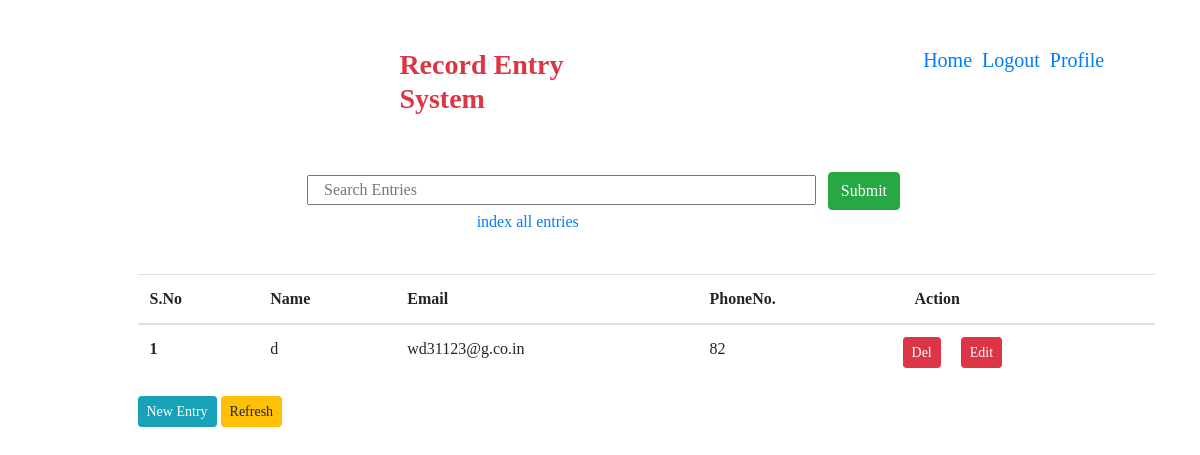
Before: / (signed in) with the older database file.
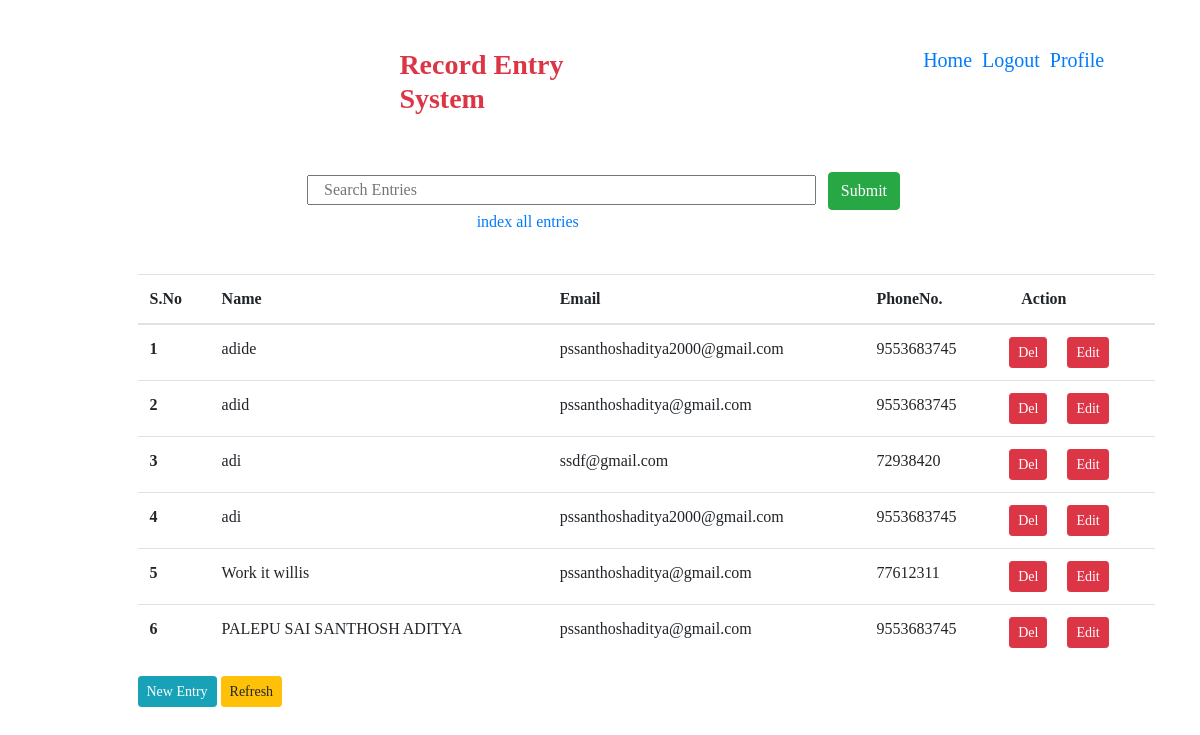
After: the same page with the newer database file.
### record/models.py (models this page shows)
class Entry(models.Model):
    user = models.ForeignKey(User, on_delete=models.CASCADE)
    name = models.CharField(max_length=200)
    phone_number = models.PositiveIntegerField(validators=[MaxValueValidator(9999999999)])
    email = models.EmailField(max_length=200)
    class Meta:
        indexes = [
            models.Index(fields=['name']),
            models.Index(fields=['email']),
            models.Index(fields=['phone_number']),
        ]

### record/views.py (the view)
# urls.py: path('', views.index, name='index'),
def index(request):
    if request.user.is_authenticated:
        db = Entry.objects.filter(user=request.user).order_by('-name')
        Entryname = {
            "Entry": db
        }
        return render(request, template_name='record/index.html', context=Entryname)
    else:
        return render(request, template_name='record/homepage.html')

### templates/record/index.html (shortened to what this page needs)
{% load static %}
{% load crispy_forms_tags %}
<!DOCTYPE html>
<html lang="en">
<head>
    <link rel="stylesheet" href="https://maxcdn.bootstrapcdn.com/bootstrap/4.0.0/css/bootstrap.min.css">
</head>
<body>
<br>
<br>
    <div class="container" id="content">
        <div class="offset-sm-1">
            <div class="row">
                <div class="offset-sm-3 col-sm-3">
                    <a href='/' style="text-decoration: none"><h3 class="text-danger" id="heading"><Strong>Record Entry System</Strong></h3></a>
                </div>
                <div class="offset-sm-3 col-sm-3">
                    {% if user.is_authenticated %}
                        <h5><a href='/' id="heading">Home</a>&nbsp;&nbsp;<a href='/logout/' id="heading">Logout</a>&nbsp;&nbsp;<a href='/profile/' id="heading">Profile</a></h5>
                    {% else %}
                        <h5><a href='/' id="heading">Home</a>&nbsp;&nbsp;<a href='/login/' id="heading">Login</a>&nbsp;&nbsp;<a href='/register/' id="heading">Signup</a></h5>
                    {% endif %}
                </div>
            </div>
            <div class="row">
                <div class="col-sm-12">
                </div>
            </div>
            <br>
       <br>
        {% block content %}
        <div class="row">
            <form action={% url 'searchresult'%} method="post" class="col-12 col-sm-12">
                <div class="form-group">
                    <input class="offset-sm-2 col-sm-6" type="text" name="searchkey" value="" placeholder="Search Entries" id="searchkey">
                    <button class="ml-2 btn btn-success" type="submit">Submit</button>
                    <br>
                    <p class="offset-sm-4"><a href="indexing">index all entries</a></p>
                </div><br>
            </form>
        </div>
        <div class="row">
            <div class="col-12">
                <table class="table">
                    <thead>
                        <tr>
                            <th scope="col">S.No</th>
                            <th scope="col">Name</th>
                            <th scope="col">Email</th>
                            <th scope="col">PhoneNo.</th>
                            <th scope="col">&nbsp;&nbsp;&nbsp;Action</th>
                        </tr>
                    </thead>
                    <tbody>
                             {% for p in Entry %}
                        <tr>
                            <th scope="row">{{ forloop.counter }}</th>
                            <td id="name">{{ p.name }}</td>
                            <td id="email">{{ p.email }}</td>
                            <td id="phoneno">{{ p.phone_number }}</td>
                            <td><button class="btn btn-sm btn-danger text-white" data-toggle="modal" data-target="#deletemodal">Del</button>&nbsp;&nbsp;&nbsp;&nbsp;
                                <a class="btn btn-sm btn-danger text-white" href="{% url 'updateentry' entryid=p.id %}" target="_blank">Edit</a></td>
                        </tr>
                        {% endfor %}
                    </tbody>
                </table>
                <a class="btn btn-sm btn-info" href="./newentry">New Entry</a>
                <button type="submit" class="btn btn-sm btn-warning" onClick="refreshPage()">Refresh</button>
            </div>
        </div>
       {% endblock %}
       </div>
    </div>
</body>
</html>

### templates/record/index.html (style rules this page uses)
#heading { font-family: "Calibri Light"; }
#content { font-family: "Droid Sans"; }

Changed rows visible on the page:
removed Entry: name "d", email "wd31123@g.co.in", phone_number "82"
added Entry: name "adide", email "pssanthoshaditya2000@gmail.com", phone_number "9553683745"
added Entry: name "adid", email "pssanthoshaditya@gmail.com", phone_number "9553683745"
added Entry: name "adi", email "ssdf@gmail.com", phone_number "72938420"
added Entry: name "adi", email "pssanthoshaditya2000@gmail.com", phone_number "9553683745"
added Entry: name "Work it willis", email "pssanthoshaditya@gmail.com", phone_number "77612311"
added Entry: name "PALEPU SAI SANTHOSH ADITYA", email "pssanthoshaditya@gmail.com", phone_number "9553683745"
